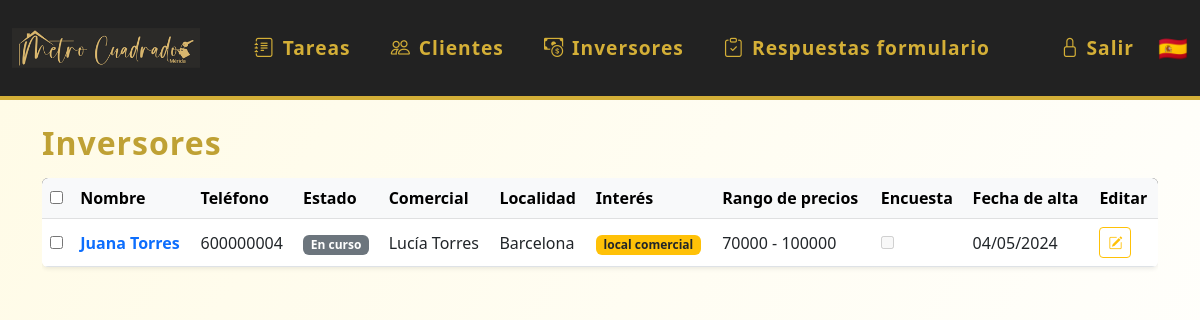
The page /inversores (signed in) on the database its author committed.
### models.py (models this page shows)
class Cliente(db.Model):
    id = db.Column(db.Integer, primary_key=True)
    nombre = db.Column(db.String(120), nullable=False)
    email = db.Column(db.String(120), unique=True, nullable=True)
    telefono = db.Column(db.String(20), unique=True)
    estado = db.Column(db.String(20), nullable=False, default='en_curso') # en_curso, ha_comprado, cancelado
    localidad = db.Column(db.String(120), nullable=True)
    observaciones = db.Column(db.Text, nullable=True)
    tipo_cliente = db.Column(db.String(50), nullable=True)
    interes = db.Column(db.Text, nullable=True)
    zonas = db.Column(db.Text, nullable=True)
    precio_min = db.Column(db.Integer, nullable=True)
    precio_max = db.Column(db.Integer, nullable=True)
    encuesta_enviada = db.Column(db.Boolean, default=False)
    comercial_id = db.Column(db.Integer, db.ForeignKey('usuario.id'), nullable=True)
    fecha_creacion = db.Column(db.DateTime, default=datetime.utcnow)
    eventos = db.relationship('Evento', backref='cliente', lazy=True)
    tareas = db.relationship('Tarea', back_populates='cliente')
    visto_por = db.Column(db.Integer, db.ForeignKey('cliente.id'), nullable=True)

class Usuario(UserMixin, db.Model):
    id = db.Column(db.Integer, primary_key=True)
    nombre = db.Column(db.String(80), unique=True, nullable=False)
    password = db.Column(db.String(200), nullable=False)
    es_admin = db.Column(db.Boolean, default=False)
    color = db.Column(db.String(7), nullable=True, default='#3788d8') # Color en formato hex, e.g., #RRGGBB
    email = db.Column(db.String(120), unique=True, nullable=True)
    telefono = db.Column(db.String(20), unique=True, nullable=True)
    eventos = db.relationship('Evento', backref='usuario', lazy=True)
    tareas = db.relationship('Tarea', back_populates='usuario')

### app.py (the view)
@app.route('/inversores')
@login_required
def inversores():
    estado = request.args.get('estado')
    localidad = request.args.get('localidad')
    query = Cliente.query.filter_by(tipo_cliente='inversor')
    if estado:
        query = query.filter_by(estado=estado)
    if localidad:
        query = query.filter_by(localidad=localidad)
    clientes = query.all()
    usuarios_dict = {u.id: u.nombre for u in Usuario.query.all()}
    return render_template('inversores.html', clientes=clientes, usuarios_dict=usuarios_dict)

### app.py (called while the page is built)
@login_manager.user_loader
def load_user(user_id):
    return Usuario.query.get(int(user_id))

### templates/inversores.html (shortened to what this page needs)
{% extends 'base.html' %}
{% block content %}
<h2 class="mb-3">Inversores</h2>
<form id="form-mailing" method="post">
<div class="table-responsive">
<table class="table table-hover align-middle shadow-sm bg-white rounded">
    <thead class="table-light">
        <tr>
            <th><input type="checkbox" id="check-all" onclick="toggleAll(this)"></th>
            <th>Nombre</th>
            <th>Teléfono</th>
            <th>Estado</th>
            <th>Comercial</th>
            <th>Localidad</th>
            <th>Interés</th>
            <th>Rango de precios</th>
            <th>Encuesta</th>
            <th>Fecha de alta</th>
            <th>Editar</th>
        </tr>
    </thead>
    <tbody>
    {% for cliente in clientes %}
        <tr>
            <td><input type="checkbox" name="seleccionados" value="{{ cliente.id }}"></td>
            <td>
                <a href="/editar_cliente/{{ cliente.id }}" class="fw-bold text-decoration-none">{{ cliente.nombre }}</a>
            </td>
            <td>{{ cliente.telefono }}</td>
            <td><span class="badge bg-secondary">{{ cliente.estado.replace('_', ' ').capitalize() }}</span></td>
            <td>{{ cliente.comercial_id if not cliente.comercial_id else (usuarios_dict[cliente.comercial_id] if usuarios_dict and cliente.comercial_id in usuarios_dict else 'Sin asignar') }}</td>
            <td>{{ cliente.localidad or '-' }}</td>
            <td>
                {% if cliente.interes %}
                  {% for interes in cliente.interes.split(',') %}
                    <span class="badge bg-warning text-dark">{{ interes }}</span>
                  {% endfor %}
                {% else %}-{% endif %}
            </td>
            <td>{{ cliente.precio_min }} - {{ cliente.precio_max }}</td>
            <td><input type="checkbox" disabled {% if cliente.encuesta_enviada %}checked{% endif %}></td>
            <td>{% if cliente.fecha_creacion %}{{ cliente.fecha_creacion.strftime('%d/%m/%Y') }}{% else %}-{% endif %}</td>
            <td><a href="/editar_cliente/{{ cliente.id }}" title="Editar cliente" class="btn btn-outline-warning btn-sm"><i class="bi bi-pencil-square"></i></a></td>
        </tr>
    {% else %}
        <tr><td colspan="12"><em>No hay inversores registrados.</em></td></tr>
    {% endfor %}
    </tbody>
</table>
</div>
</form>
{% endblock %}

### static/estilos.css (style rules this page uses)
body { background: linear-gradient(120deg, #fffbe6 0%, #fff 100%); font-family: 'Segoe UI', 'Arial', sans-serif; color: #222; }
.table thead { background: #222; color: #d4af37; }
h2 { color: #bfa134; font-weight: 700; letter-spacing: 1px; margin-bottom: 1.2rem; }
.table { border-radius: 12px; overflow: hidden; box-shadow: 0 1px 8px rgba(212,175,55,0.07); }

### rows shown on the page
Cliente: nombre "Juana Torres", telefono "600000004", estado.replace "En curso", nombre "Lucía Torres", localidad "Barcelona", interes "local comercial", precio_min "70000", precio_max "100000", fecha_creacion "04/05/2024"
